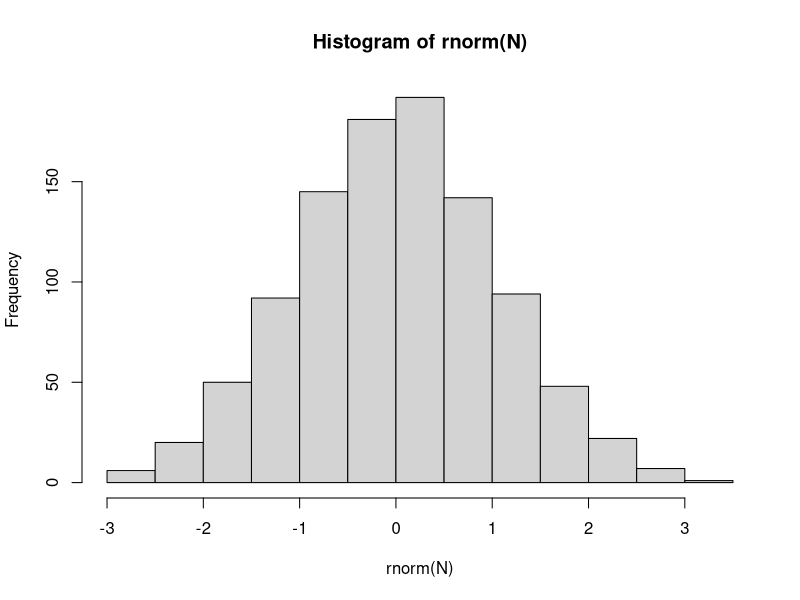

The R source for this figure:
# EMA research manual
# Chapter 1

# R is a calculator
1 + 1

# Set variables with <-
N <- 500 + 500
N

# Use R for plotting and data simulation
hist(rnorm(N))
